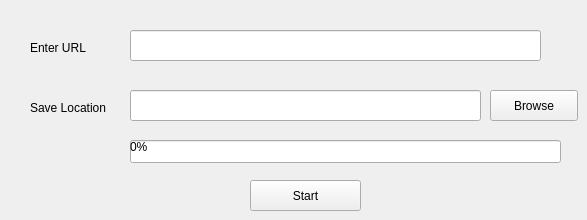
    <widget class="QWidget" name="tab">
     <attribute name="title">
      <string>File Download</string>
     </attribute>
     <widget class="QLineEdit" name="saveLocation">
      <property name="geometry">
       <rect>
        <x>130</x>
        <y>90</y>
        <width>351</width>
        <height>31</height>
       </rect>
      </property>
      <property name="styleSheet">
       <string notr="true">font: 10pt &quot;MS Shell Dlg 2&quot;;</string>
      </property>
     </widget>
     <widget class="QLabel" name="label_2">
      <property name="geometry">
       <rect>
        <x>30</x>
        <y>100</y>
        <width>91</width>
        <height>16</height>
       </rect>
      </property>
      <property name="text">
       <string>Save Location</string>
      </property>
     </widget>
     <widget class="QPushButton" name="btnDownload">
      <property name="geometry">
       <rect>
        <x>250</x>
        <y>180</y>
        <width>111</width>
        <height>31</height>
       </rect>
      </property>
      <property name="cursor">
       <cursorShape>PointingHandCursor</cursorShape>
      </property>
      <property name="text">
       <string>Start</string>
      </property>
     </widget>
     <widget class="QLineEdit" name="urlEdit">
      <property name="geometry">
       <rect>
        <x>130</x>
        <y>30</y>
        <width>411</width>
        <height>31</height>
       </rect>
      </property>
      <property name="font">
       <font>
        <family>MS Sans Serif</family>
        <weight>50</weight>
        <bold>false</bold>
       </font>
      </property>
     </widget>
     <widget class="QProgressBar" name="progressBar">
      <property name="geometry">
       <rect>
        <x>130</x>
        <y>140</y>
        <width>431</width>
        <height>23</height>
       </rect>
      </property>
      <property name="autoFillBackground">
       <bool>false</bool>
      </property>
      <property name="styleSheet">
       <string notr="true">QProgressBar::chunk {
    background-color: #CD96CD;
    width: 10px;
    margin: 0.5px;
}</string>
      </property>
      <property name="value">
       <number>0</number>
      </property>
     </widget>
     <widget class="QLabel" name="label">
      <property name="geometry">
       <rect>
        <x>30</x>
        <y>40</y>
        <width>81</width>
        <height>16</height>
       </rect>
      </property>
      <property name="styleSheet">
       <string notr="true"/>
      </property>
      <property name="text">
       <string>Enter URL</string>
      </property>
     </widget>
     <widget class="QPushButton" name="btnBrowse">
      <property name="geometry">
       <rect>
        <x>490</x>
        <y>90</y>
        <width>88</width>
        <height>31</height>
       </rect>
      </property>
      <property name="styleSheet">
       <string notr="true">font: 8pt &quot;Oswald&quot;;</string>
      </property>
      <property name="text">
       <string>Browse</string>
      </property>
     </widget>
    </widget>
